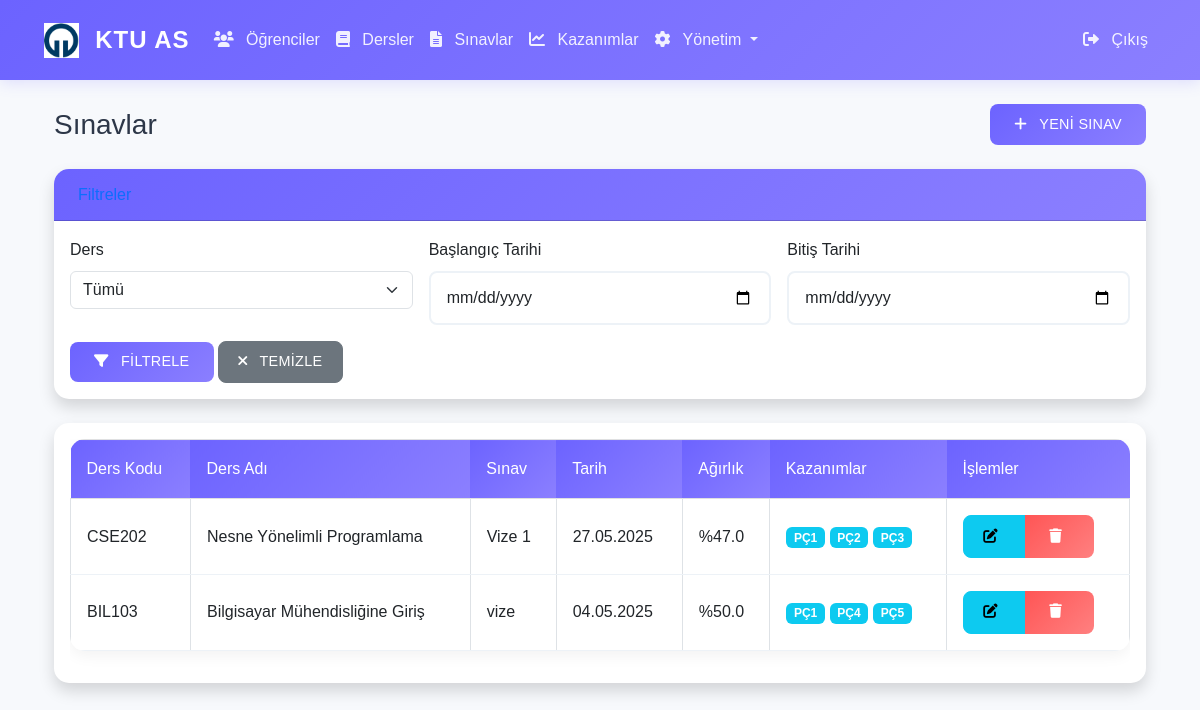
The page /exams (signed in) on the database its author committed.
### app/models/__init__.py (models this page shows, shortened)
class Exam(db.Model):
    __tablename__ = 'exams'
    id = db.Column(db.Integer, primary_key=True)
    course_id = db.Column(db.Integer, db.ForeignKey('courses.id'), nullable=False)
    exam_name = db.Column(db.String(100), nullable=False)
    exam_date = db.Column(db.Date, nullable=False)
    weight = db.Column(db.Float, nullable=False)  # Sınavın ağırlığı (yüzde)
    created_at = db.Column(db.DateTime, default=datetime.utcnow)
    student_scores = db.relationship('StudentExamScore', backref='exam', lazy=True)

class Course(db.Model):
    __tablename__ = 'courses'
    id = db.Column(db.Integer, primary_key=True)
    course_code = db.Column(db.String(20), unique=True, nullable=False)
    course_name = db.Column(db.String(100), nullable=False)
    credits = db.Column(db.Integer, nullable=False)
    instructor_name = db.Column(db.String(100), nullable=False)
    semester_id = db.Column(db.Integer, db.ForeignKey('semesters.id'), nullable=False)
    created_at = db.Column(db.DateTime, default=datetime.utcnow)
    exams = db.relationship('Exam', backref='course', lazy=True)

class ProgramOutcome(db.Model):
    __tablename__ = 'program_outcomes'
    id = db.Column(db.Integer, primary_key=True)
    code = db.Column(db.String(10), unique=True, nullable=False)
    description = db.Column(db.Text, nullable=False)
    created_at = db.Column(db.DateTime, default=datetime.utcnow)
    related_courses = db.relationship('Course',
                                    secondary='course_program_outcomes',
                                    backref=db.backref('program_outcomes', lazy='dynamic'),
                                    lazy='dynamic')
    related_exams = db.relationship('Exam',
                                  secondary='exam_program_outcomes',
                                  backref=db.backref('program_outcomes', lazy='dynamic'),
                                  lazy='dynamic')

### app/routes/main.py (the view)
@bp.route('/exams')
@login_required
def exam_list():
    course_id = request.args.get('course_id', type=int)
    date_start = request.args.get('date_start')
    date_end = request.args.get('date_end')
    query = Exam.query
    if course_id:
        query = query.filter_by(course_id=course_id)
    if date_start:
        query = query.filter(Exam.exam_date >= datetime.strptime(date_start, '%Y-%m-%d'))
    if date_end:
        query = query.filter(Exam.exam_date <= datetime.strptime(date_end, '%Y-%m-%d'))
    exams = query.order_by(Exam.exam_date.desc()).all()
    courses = Course.query.order_by(Course.course_code).all()
    return render_template('main/exam_list.html', exams=exams, courses=courses)

### app/__init__.py (called while the page is built)
@login_manager.user_loader
def load_user(user_id):
    from app.models import User
    return User.query.get(int(user_id))

### app/templates/main/exam_list.html (shortened to what this page needs)
{% extends "base.html" %}
{% block content %}
<div class="container-fluid">
    <div class="d-flex justify-content-between align-items-center mb-4">
        <h2 class="h3 mb-0">Sınavlar</h2>
        {% if current_user.is_admin %}
        <a href="{{ url_for('admin.add_exam') }}" class="btn btn-primary">
            <i class="fas fa-plus"></i> Yeni Sınav
        </a>
        {% endif %}
    </div>
    <div class="card shadow mb-4">
        <div class="card-header py-3">
            <h6 class="m-0 font-weight-bold text-primary">Filtreler</h6>
        </div>
        <div class="card-body">
            <form method="GET" class="row g-3">
                <div class="col-md-4">
                    <label for="course" class="form-label">Ders</label>
                    <select class="form-select" id="course" name="course_id">
                        <option value="">Tümü</option>
                    </select>
                </div>
                <div class="col-md-4">
                    <label for="date_start" class="form-label">Başlangıç Tarihi</label>
                    <input type="date" class="form-control" id="date_start" name="date_start"
                           value="{{ request.args.get('date_start', '') }}">
                </div>
                <div class="col-md-4">
                    <label for="date_end" class="form-label">Bitiş Tarihi</label>
                    <input type="date" class="form-control" id="date_end" name="date_end"
                           value="{{ request.args.get('date_end', '') }}">
                </div>
                <div class="col-12">
                    <button type="submit" class="btn btn-primary">
                        <i class="fas fa-filter"></i> Filtrele
                    </button>
                    <a href="{{ url_for('main.exam_list') }}" class="btn btn-secondary">
                        <i class="fas fa-times"></i> Temizle
                    </a>
                </div>
            </form>
        </div>
    </div>
    <div class="card shadow">
        <div class="card-body">
            <div class="table-responsive">
                <table class="table table-bordered table-hover">
                    <thead class="table-light">
                        <tr>
                            <th>Ders Kodu</th>
                            <th>Ders Adı</th>
                            <th>Sınav</th>
                            <th>Tarih</th>
                            <th>Ağırlık</th>
                            <th>Kazanımlar</th>
                            <th>İşlemler</th>
                        </tr>
                    </thead>
                    <tbody>
                        {% for exam in exams %}
                        <tr>
                            <td>{{ exam.course.course_code }}</td>
                            <td>{{ exam.course.course_name }}</td>
                            <td>{{ exam.exam_name }}</td>
                            <td>{{ exam.exam_date.strftime('%d.%m.%Y') }}</td>
                            <td>%{{ exam.weight }}</td>
                            <td>
                                {% for outcome in exam.program_outcomes %}
                                <span class="badge bg-info">{{ outcome.code }}</span>
                                {% endfor %}
                            </td>
                            <td>
                                <div class="btn-group" role="group">
                                    <a href="{{ url_for('admin.upload_scores', exam_id=exam.id) }}"
                                       class="btn btn-sm btn-info" title="Not Girişi">
                                        <i class="fas fa-edit"></i>
                                    </a>
                                    {% if current_user.is_admin %}
                                    <button type="button" class="btn btn-sm btn-danger" title="Sınavı Sil"
                                            onclick="deleteExam({{ exam.id }})">
                                        <i class="fas fa-trash"></i>
                                    </button>
                                    {% endif %}
                                </div>
                            </td>
                        </tr>
                        {% else %}
                        <tr>
                            <td colspan="7" class="text-center">Henüz sınav eklenmemiş.</td>
                        </tr>
                        {% endfor %}
                    </tbody>
                </table>
            </div>
        </div>
    </div>
</div>
{% endblock %}

### app/templates/base.html (shortened to what this page needs)
<!DOCTYPE html>
<html lang="tr">
<head>
    <link href="https://cdn.jsdelivr.net/npm/bootstrap@5.3.0/dist/css/bootstrap.min.css" rel="stylesheet">
    <link href="https://cdnjs.cloudflare.com/ajax/libs/font-awesome/6.0.0/css/all.min.css" rel="stylesheet">
    <link href="{{ url_for('static', filename='css/style.css') }}" rel="stylesheet">
</head>
<body>
    <nav class="navbar navbar-expand-lg navbar-dark">
        <div class="container-fluid">
            <a class="navbar-brand d-flex align-items-center gap-2" href="/">
                <img src="{{ url_for('static', filename='img/ktu-as-logo.png') }}" alt="KTU AS Logo" style="height: 2.2rem; width: auto; margin-right: 0.5rem;">
                <span style="font-weight: 700; font-size: 1.5rem; letter-spacing: 1px;">KTU AS</span>
            </a>
            <div class="collapse navbar-collapse" id="navbarNav">
                {% if current_user.is_authenticated %}
                <ul class="navbar-nav me-auto">
                    <li class="nav-item">
                        <a class="nav-link" href="{{ url_for('main.student_list') }}">
                            <i class="fas fa-users"></i> Öğrenciler
                        </a>
                    </li>
                    <li class="nav-item">
                        <a class="nav-link" href="{{ url_for('main.course_list') }}">
                            <i class="fas fa-book"></i> Dersler
                        </a>
                    </li>
                    <li class="nav-item">
                        <a class="nav-link" href="{{ url_for('main.exam_list') }}">
                            <i class="fas fa-file-alt"></i> Sınavlar
                        </a>
                    </li>
                    <li class="nav-item">
                        <a class="nav-link" href="{{ url_for('main.program_outcomes') }}">
                            <i class="fas fa-chart-line"></i> Kazanımlar
                        </a>
                    </li>
                    {% if current_user.is_admin %}
                    <li class="nav-item dropdown">
                        <a class="nav-link dropdown-toggle" href="#" role="button" data-bs-toggle="dropdown">
                            <i class="fas fa-cog"></i> Yönetim
                        </a>
                    </li>
                    {% endif %}
                </ul>
                <ul class="navbar-nav">
                    <li class="nav-item">
                        <a class="nav-link" href="{{ url_for('auth.logout') }}">
                            <i class="fas fa-sign-out-alt"></i> Çıkış
                        </a>
                    </li>
                </ul>
                {% endif %}
            </div>
        </div>
    </nav>
    <div class="container mt-4">
        {% block content %}{% endblock %}
    </div>
</body>
</html>

### app/static/css/style.css (style rules this page uses)
:root { --primary-color: #6C63FF; --secondary-color: #FF6584; --accent-color: #43E97B; --background-color: #F7F9FC; --text-color: #2D3748; --success-color: #43E97B; --warning-color: #FFB86C; --danger-color: #FF5555; --light-gray: #EDF2F7; --dark-gray: #4A5568; --gradient-primary: linear-gradient(135deg, #6C63FF 0%, #8B7FFF 100%); --gradient-success: linear-gradient(135deg, #43E97B 0%, #38F9D7 100%); --gradient-warning: linear-gradient(135deg, #FFB86C 0%, #FFA17F 100%); --gradient-danger: linear-gradient(135deg, #FF5555 0%, #FF8080 100%); }
body { font-family: 'Poppins', sans-serif; background-color: var(--background-color); color: var(--text-color); line-height: 1.6; }
.navbar { background: var(--gradient-primary); box-shadow: 0 2px 15px rgba(108, 99, 255, 0.2); padding: 1rem 2rem; }
.navbar-brand { color: white !important; font-weight: 600; font-size: 1.5rem; text-transform: uppercase; letter-spacing: 1px; }
.nav-link { color: rgba(255, 255, 255, 0.9) !important; font-weight: 500; transition: all 0.3s ease; padding: 0.5rem 1rem; border-radius: 5px; }
.card { border: none; border-radius: 15px; box-shadow: 0 5px 15px rgba(0, 0, 0, 0.05); transition: transform 0.3s ease, box-shadow 0.3s ease; background: white; margin-bottom: 1.5rem; }
.card-header { background: var(--gradient-primary); color: white; border-radius: 15px 15px 0 0 !important; padding: 1rem 1.5rem; font-weight: 600; }
.btn { border-radius: 8px; padding: 0.6rem 1.2rem; font-weight: 500; letter-spacing: 0.3px; transition: all 0.3s ease; text-transform: uppercase; font-size: 0.9rem; }
.btn-primary { background: var(--gradient-primary); border: none; padding: 0.6rem 1.5rem; border-radius: 8px; font-weight: 500; transition: all 0.3s ease; }
.btn-danger { background: var(--gradient-danger); border: none; padding: 0.6rem 1.5rem; border-radius: 8px; font-weight: 500; transition: all 0.3s ease; }
.table { background: white; border-radius: 15px; overflow: hidden; box-shadow: 0 5px 15px rgba(0, 0, 0, 0.05); }
.table thead th { background: var(--gradient-primary); color: white; font-weight: 500; border: none; padding: 1rem; }
.table tbody td { padding: 1rem; vertical-align: middle; border-bottom: 1px solid var(--light-gray); }
.form-control { border: 2px solid var(--light-gray); border-radius: 8px; padding: 0.8rem 1rem; transition: all 0.3s ease; }
.card, .alert, .table { animation: fadeIn 0.5s ease-out; }
.fas { margin-right: 0.5rem; }

### rows shown on the page
Exam: course.course_code "CSE202", course.course_name "Nesne Yönelimli Programlama", exam_name "Vize 1", exam_date "27.05.2025", weight "47.0"
ProgramOutcome: code "PÇ1"
ProgramOutcome: code "PÇ2"
ProgramOutcome: code "PÇ3"
Exam: course.course_code "BIL103", course.course_name "Bilgisayar Mühendisliğine Giriş", exam_name "vize", exam_date "04.05.2025", weight "50.0"
ProgramOutcome: code "PÇ4"
ProgramOutcome: code "PÇ5"
